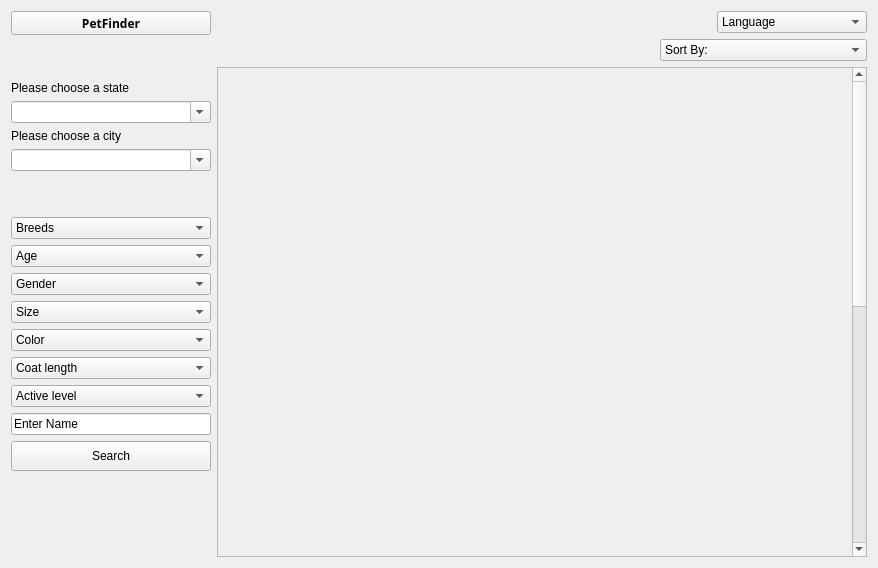
<?xml version="1.0" encoding="UTF-8"?>
<ui version="4.0">
 <class>Dog</class>
 <widget class="QWidget" name="Dog">
  <property name="geometry">
   <rect>
    <x>0</x>
    <y>0</y>
    <width>878</width>
    <height>568</height>
   </rect>
  </property>
  <property name="windowTitle">
   <string>Form</string>
  </property>
  <layout class="QVBoxLayout" name="verticalLayout_8">
   <item>
    <layout class="QHBoxLayout" name="horizontalLayout_3">
     <item>
      <layout class="QVBoxLayout" name="verticalLayout_7">
       <item>
        <widget class="QToolButton" name="toolButton_home">
         <property name="minimumSize">
          <size>
           <width>200</width>
           <height>0</height>
          </size>
         </property>
         <property name="maximumSize">
          <size>
           <width>200</width>
           <height>50</height>
          </size>
         </property>
         <property name="font">
          <font>
           <family>Adobe Gothic Std</family>
           <weight>75</weight>
           <bold>true</bold>
          </font>
         </property>
         <property name="text">
          <string>PetFinder</string>
         </property>
         <property name="icon">
          <iconset resource="../project/Resources.qrc">
           <normaloff>:/imgs/CommunityIcons_home.png</normaloff>:/imgs/CommunityIcons_home.png</iconset>
         </property>
         <property name="iconSize">
          <size>
           <width>50</width>
           <height>50</height>
          </size>
         </property>
         <property name="toolButtonStyle">
          <enum>Qt::ToolButtonTextBesideIcon</enum>
         </property>
        </widget>
       </item>
       <item>
        <layout class="QVBoxLayout" name="verticalLayout_5">
         <item>
          <layout class="QVBoxLayout" name="verticalLayout_4">
           <item>
            <spacer name="verticalSpacer_2">
             <property name="orientation">
              <enum>Qt::Vertical</enum>
             </property>
             <property name="sizeHint" stdset="0">
              <size>
               <width>20</width>
               <height>40</height>
              </size>
             </property>
            </spacer>
           </item>
           <item>
            <layout class="QVBoxLayout" name="verticalLayout_2">
             <item>
              <widget class="QLabel" name="label">
               <property name="text">
                <string>Please choose a state</string>
               </property>
              </widget>
             </item>
             <item>
              <widget class="QComboBox" name="comboBoxStates">
               <property name="editable">
                <bool>true</bool>
               </property>
               <item>
                <property name="text">
                 <string/>
                </property>
               </item>
              </widget>
             </item>
             <item>
              <widget class="QLabel" name="label_2">
               <property name="text">
                <string>Please choose a city</string>
               </property>
              </widget>
             </item>
             <item>
              <widget class="QComboBox" name="comboBoxCities">
               <property name="editable">
                <bool>true</bool>
               </property>
               <item>
                <property name="text">
                 <string/>
                </property>
               </item>
              </widget>
             </item>
            </layout>
           </item>
           <item>
            <spacer name="verticalSpacer">
             <property name="orientation">
              <enum>Qt::Vertical</enum>
             </property>
             <property name="sizeHint" stdset="0">
              <size>
               <width>20</width>
               <height>40</height>
              </size>
             </property>
            </spacer>
           </item>
          </layout>
         </item>
         <item>
          <layout class="QVBoxLayout" name="verticalLayout">
           <item>
            <widget class="QComboBox" name="combobox_Breeds">
             <property name="maximumSize">
              <size>
               <width>200</width>
               <height>16777215</height>
              </size>
             </property>
             <item>
              <property name="text">
               <string>Breeds</string>
              </property>
             </item>
             <item>
              <property name="text">
               <string>American Curl</string>
              </property>
             </item>
            </widget>
           </item>
           <item>
            <widget class="QComboBox" name="combobox_Age">
             <property name="maximumSize">
              <size>
               <width>200</width>
               <height>16777215</height>
              </size>
             </property>
             <item>
              <property name="text">
               <string>Age</string>
              </property>
             </item>
             <item>
              <property name="text">
               <string>puppy</string>
              </property>
             </item>
             <item>
              <property name="text">
               <string>adult</string>
              </property>
             </item>
            </widget>
           </item>
           <item>
            <widget class="QComboBox" name="comboBox_Gender">
             <property name="maximumSize">
              <size>
               <width>200</width>
               <height>16777215</height>
              </size>
             </property>
             <item>
              <property name="text">
               <string>Gender</string>
              </property>
             </item>
             <item>
              <property name="text">
               <string>female</string>
              </property>
             </item>
             <item>
              <property name="text">
               <string>male</string>
              </property>
             </item>
            </widget>
           </item>
           <item>
            <widget class="QComboBox" name="comboBox_Size">
             <property name="maximumSize">
              <size>
               <width>200</width>
               <height>16777215</height>
              </size>
             </property>
             <item>
              <property name="text">
               <string>Size</string>
              </property>
             </item>
             <item>
              <property name="text">
               <string>small</string>
              </property>
             </item>
             <item>
              <property name="text">
               <string>mid</string>
              </property>
             </item>
             <item>
              <property name="text">
               <string>large</string>
              </property>
             </item>
            </widget>
           </item>
           <item>
            <widget class="QComboBox" name="comboBox_Color">
             <property name="maximumSize">
              <size>
               <width>200</width>
               <height>16777215</height>
              </size>
             </property>
             <item>
              <property name="text">
               <string>Color</string>
              </property>
             </item>
             <item>
              <property name="text">
               <string>black</string>
              </property>
             </item>
             <item>
              <property name="text">
               <string>brown</string>
              </property>
             </item>
             <item>
              <property name="text">
               <string>grey</string>
              </property>
             </item>
             <item>
              <property name="text">
               <string>white</string>
              </property>
             </item>
             <item>
              <property name="text">
               <string>mixed</string>
              </property>
             </item>
             <item>
              <property name="text">
               <string>spotted</string>
              </property>
             </item>
             <item>
              <property name="text">
               <string>stripped</string>
              </property>
             </item>
            </widget>
           </item>
           <item>
            <widget class="QComboBox" name="comboBox_CoatLength">
             <property name="maximumSize">
              <size>
               <width>200</width>
               <height>16777215</height>
              </size>
             </property>
             <item>
              <property name="text">
               <string>Coat length</string>
              </property>
             </item>
             <item>
              <property name="text">
               <string>no hair</string>
              </property>
             </item>
             <item>
              <property name="text">
               <string>short hair</string>
              </property>
             </item>
             <item>
              <property name="text">
               <string>mid-length hair</string>
              </property>
             </item>
             <item>
              <property name="text">
               <string>long hair</string>
              </property>
             </item>
            </widget>
           </item>
           <item>
            <widget class="QComboBox" name="comboBox_activeLevel">
             <property name="maximumSize">
              <size>
               <width>200</width>
               <height>16777215</height>
              </size>
             </property>
             <item>
              <property name="text">
               <string>Active level</string>
              </property>
             </item>
             <item>
              <property name="text">
               <string>low</string>
              </property>
             </item>
             <item>
              <property name="text">
               <string>mid</string>
              </property>
             </item>
             <item>
              <property name="text">
               <string>high</string>
              </property>
             </item>
            </widget>
           </item>
           <item>
            <widget class="QLineEdit" name="lineEdit_SearchText">
             <property name="maximumSize">
              <size>
               <width>200</width>
               <height>16777215</height>
              </size>
             </property>
             <property name="text">
              <string>Enter Name</string>
             </property>
            </widget>
           </item>
           <item>
            <widget class="QPushButton" name="pushButton_search">
             <property name="minimumSize">
              <size>
               <width>0</width>
               <height>30</height>
              </size>
             </property>
             <property name="maximumSize">
              <size>
               <width>200</width>
               <height>16777215</height>
              </size>
             </property>
             <property name="text">
              <string>Search</string>
             </property>
            </widget>
           </item>
          </layout>
         </item>
         <item>
          <spacer name="verticalSpacer_3">
           <property name="orientation">
            <enum>Qt::Vertical</enum>
           </property>
           <property name="sizeHint" stdset="0">
            <size>
             <width>20</width>
             <height>40</height>
            </size>
           </property>
          </spacer>
         </item>
        </layout>
       </item>
      </layout>
     </item>
     <item>
      <layout class="QVBoxLayout" name="verticalLayout_6">
       <item>
        <layout class="QVBoxLayout" name="verticalLayout_3">
         <item>
          <layout class="QHBoxLayout" name="horizontalLayout_2">
           <item>
            <spacer name="horizontalSpacer_2">
             <property name="orientation">
              <enum>Qt::Horizontal</enum>
             </property>
             <property name="sizeHint" stdset="0">
              <size>
               <width>40</width>
               <height>20</height>
              </size>
             </property>
            </spacer>
           </item>
           <item>
            <widget class="QComboBox" name="comboBox_DogLanguage">
             <property name="minimumSize">
              <size>
               <width>150</width>
               <height>20</height>
              </size>
             </property>
             <property name="maximumSize">
              <size>
               <width>150</width>
               <height>16777215</height>
              </size>
             </property>
             <item>
              <property name="text">
               <string>Language</string>
              </property>
             </item>
             <item>
              <property name="text">
               <string>English</string>
              </property>
             </item>
             <item>
              <property name="text">
               <string>Spanish</string>
              </property>
             </item>
            </widget>
           </item>
          </layout>
         </item>
         <item>
          <layout class="QHBoxLayout" name="horizontalLayout">
           <item>
            <spacer name="horizontalSpacer">
             <property name="orientation">
              <enum>Qt::Horizontal</enum>
             </property>
             <property name="sizeHint" stdset="0">
              <size>
               <width>40</width>
               <height>20</height>
              </size>
             </property>
            </spacer>
           </item>
           <item>
            <widget class="QComboBox" name="comboBox_SortBy">
             <item>
              <property name="text">
               <string>Sort By:</string>
              </property>
             </item>
             <item>
              <property name="text">
               <string>Best Match</string>
              </property>
             </item>
             <item>
              <property name="text">
               <string>Distance (from lowest to highest)</string>
              </property>
             </item>
             <item>
              <property name="text">
               <string>Distance (from highest to lowest)</string>
              </property>
             </item>
             <item>
              <property name="text">
               <string/>
              </property>
             </item>
            </widget>
           </item>
          </layout>
         </item>
        </layout>
       </item>
       <item>
        <widget class="QScrollArea" name="scrollArea">
         <property name="minimumSize">
          <size>
           <width>550</width>
           <height>0</height>
          </size>
         </property>
         <property name="widgetResizable">
          <bool>true</bool>
         </property>
         <widget class="QWidget" name="scrollAreaWidgetContents">
          <property name="geometry">
           <rect>
            <x>0</x>
            <y>0</y>
            <width>534</width>
            <height>1000</height>
           </rect>
          </property>
          <property name="minimumSize">
           <size>
            <width>0</width>
            <height>1000</height>
           </size>
          </property>
         </widget>
        </widget>
       </item>
      </layout>
     </item>
    </layout>
   </item>
  </layout>
 </widget>
 <resources>
  <include location="../project/Resources.qrc"/>
 </resources>
 <connections/>
</ui>
